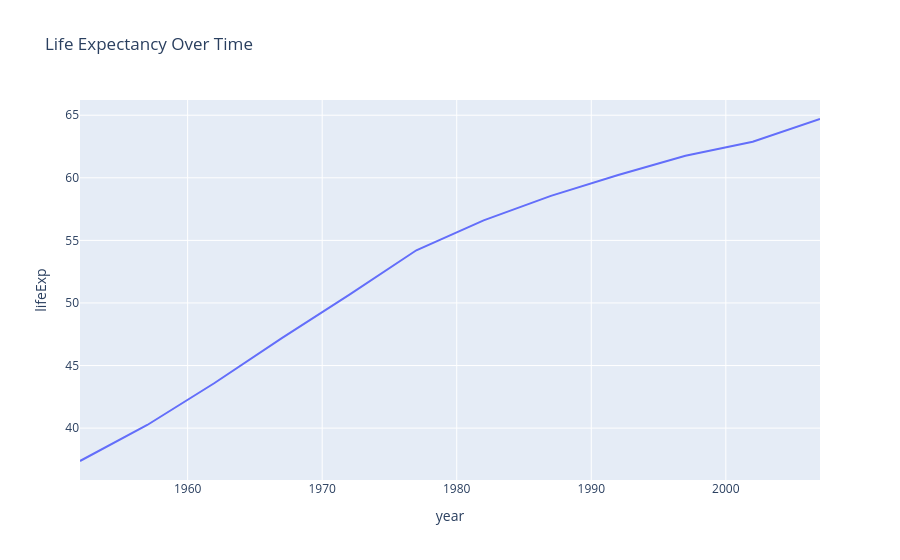

Notebook code cell kept with this figure:
### Code cell
df = px.data.gapminder()

fig = px.line(
    df[df["country"] == "India"],
    x="year",
    y="lifeExp",
    title="Life Expectancy Over Time"
)

fig.show()

### Figure 1 — Plotly figure (JSON) as saved in the notebook; plotly's stock layout.template omitted (floating-point values rounded to 4 significant figures)
{"data": [{"hovertemplate": "year=%{x}<br>lifeExp=%{y}<extra></extra>", "legendgroup": "", "line": {"color": "#636efa", "dash": "solid"}, "marker": {"symbol": "circle"}, "mode": "lines", "name": "", "orientation": "v", "showlegend": false, "type": "scatter", "x": [1952, 1957, 1962, 1967, 1972, 1977, 1982, 1987, 1992, 1997, 2002, 2007], "xaxis": "x", "y": [37.37, 40.25, 43.6, 47.19, 50.65, 54.21, 56.6, 58.55, 60.22, 61.77, 62.88, 64.7], "yaxis": "y"}], "layout": {"autosize": true, "legend": {"tracegroupgap": 0}, "title": {"text": "Life Expectancy Over Time"}, "xaxis": {"anchor": "y", "autorange": true, "domain": [0, 1], "range": [1952, 2007], "title": {"text": "year"}, "type": "linear"}, "yaxis": {"anchor": "x", "autorange": true, "domain": [0, 1], "range": [35.85, 66.22], "title": {"text": "lifeExp"}, "type": "linear"}}}
